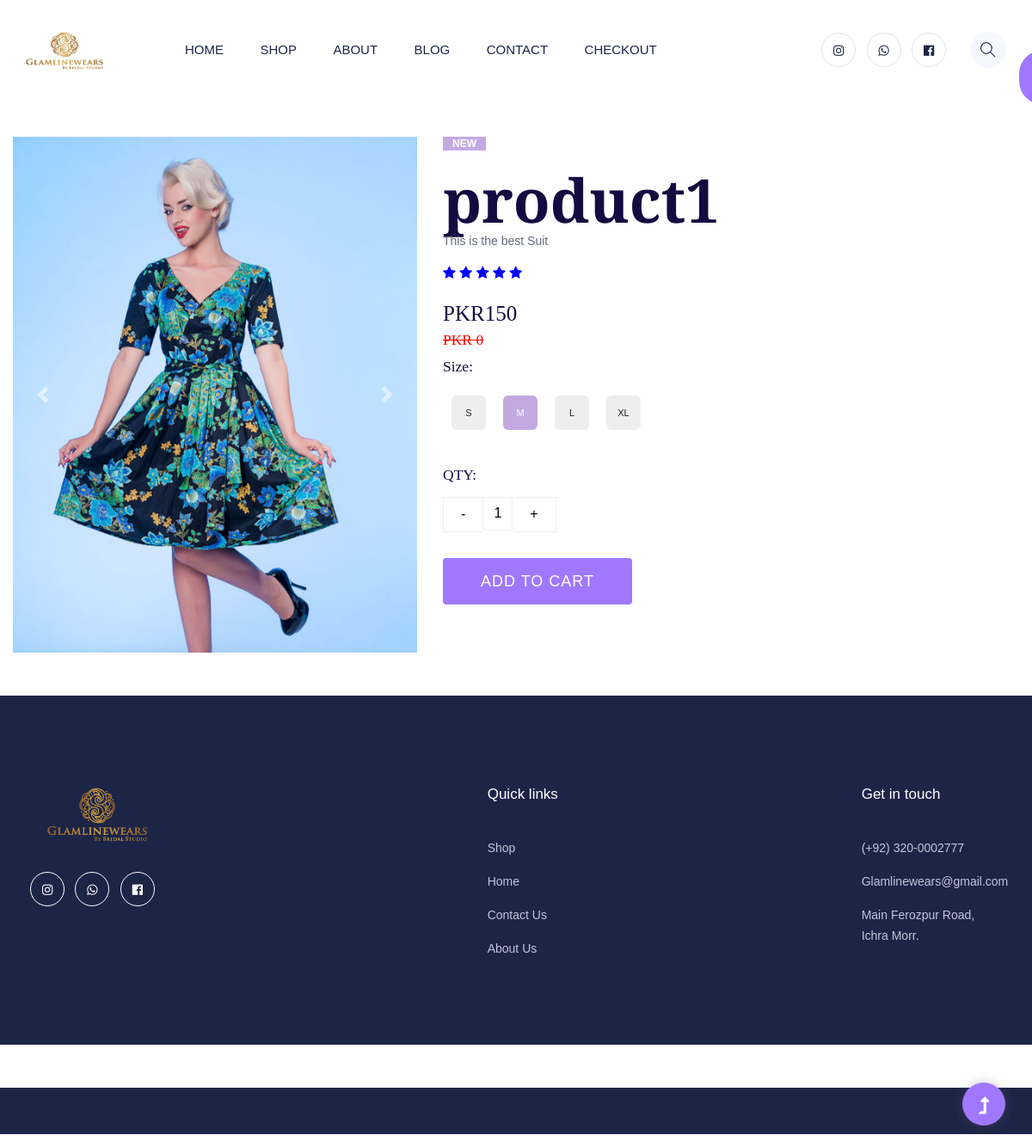
/proddet/1, run on the app's committed database.
### shop/models.py (models this page shows)
class product(models.Model):
    product_id = models.AutoField
    product_name = models.CharField(max_length=300)
    price=models.IntegerField(default=0)
    price1=models.IntegerField(default=0)
    category=models.CharField(max_length=100,default="")
    colour=models.CharField(max_length=100,default="")
    types=models.CharField(max_length=150,default="")
    subcategory=models.CharField(max_length=50,default="")
    description = models.CharField(max_length=20000)
    proddate=models.DateField()
    images=models.ImageField(upload_to="shop/images",default="")
    images1=models.ImageField(upload_to="shop/images",default="")
    images2=models.ImageField(upload_to="shop/images",default="")
    def __str__(self):
        return self.product_name

### shop/views.py (the view)
# urls.py: path("proddet/<int:myid>", views.proddet,name="productdetails"),
def proddet(request, myid):
    prod = product.objects.filter(id=myid)
    print(prod)
    return render(request, 'shop/product_details.html', {'product': prod[0]})

### shop/templates/shop/product_details.html (shortened to what this page needs)
<!doctype html>
<html class="no-js" lang="zxx">
<head>
    {%load static%}
 <link rel="stylesheet" href="https://stackpath.bootstrapcdn.com/bootstrap/4.5.2/css/bootstrap.min.css">
<link rel="stylesheet" href="https://maxcdn.bootstrapcdn.com/bootstrap/4.0.0/css/bootstrap.min.css">
    <link rel="stylesheet" href="{%static 'shop/assets/css/bootstrap.min.css'%}">
    <link rel="stylesheet" href="{%static 'shop/assets/css/owl.carousel.min.css'%}">
    <link rel="stylesheet" href="{%static 'shop/assets/css/flaticon.css'%}">
    <link rel="stylesheet" href="{%static 'shop/assets/css/progressbar_barfiller.css'%}">
    <link rel="stylesheet" href="{%static 'shop/assets/css/gijgo.css'%}">
    <link rel="stylesheet" href="{%static 'shop/assets/css/animate.min.css'%}">
    <link rel="stylesheet" href="{%static 'shop/assets/css/animated-headline.css'%}">
    <link rel="stylesheet" href="{%static 'shop/assets/css/magnific-popup.css'%}">
    <link rel="stylesheet" href="{%static 'shop/assets/css/fontawesome-all.min.css'%}">
    <link rel="stylesheet" href="{%static 'shop/assets/css/themify-icons.css'%}">
    <link rel="stylesheet" href="{%static 'shop/assets/css/slick.css'%}">
    <link rel="stylesheet" href="{%static 'shop/assets/css/nice-select.css'%}">
    <link rel="stylesheet" href="{%static 'shop/assets/css/style.css'%}">
<link rel="stylesheet" href="https://cdnjs.cloudflare.com/ajax/libs/font-awesome/4.7.0/css/font-awesome.min.css">
</head>
<body >
 <header>
        <div class="header-area ">
            <div class="main-header header-sticky">
                <div class="container-fluid">
                    <div class="menu-wrapper d-flex align-items-center justify-content-between">
                        <div class="header-left d-flex align-items-center">
                            <div class="logo">
                               <img src="{%static 'shop/assets/img/logo/logos.png'%}" width="120px" height="45" alt="">
                            </div>
                            <div class="main-menu  d-none d-lg-block">
                                <nav>
                                    <ul id="navigation">
                                        <li><a href="/">Home</a></li>
                                        <li><a href="/prodpage/">shop</a></li>
                                        <li><a href="/about/">About</a></li>
                                        <li><a href="/blog/">Blog</a>
                                        </li>
                                        <li><a href="/contact/">Contact</a></li>
                                    <li><a href="/checkout/">checkout</a></li>
                                    </ul>
                                </nav>
                            </div>
                        </div>
                        <div class="header-right1 d-flex align-items-center">
                            <div class="header-social d-none d-md-block">
                                <a href="https://www.instagram.com/glamlinewears/?igshid=18p2k76gkdc45"><i class="fab fa-instagram"></i></a>
                                <a href="https://wa.me/923200002777"><i class="fab fa-whatsapp"></i></a>
                                <a href="https://www.facebook.com/glamlinewear"><i class="fab fa-facebook-f"></i></a>
                            </div>
                            <div class="search d-none d-md-block">
                                <ul class="d-flex align-items-center">
                                    <li class="mr-15">
                                        <div class="nav-search search-switch">
                                            <i class="ti-search"></i>
                                        </div>
                                    </li>
                                </ul>
                            </div>
                             <a href="/checkout">
                                        <div class="card-stor">
                                        </div></a>
                        </div>
                </div>
            </div>
                </div></div></div>
    </header>
    <div class="container">
<div class="row">
  <div class="col-md-5">
  <div id="carouselExampleControls" class="carousel slide" data-ride="carousel">
  <div class="carousel-inner">
    <div class="carousel-item active">
      <img class="d-block w-100" src="/media/{{product.images}}" alt="First slide">
    </div>
  </div>
  <a class="carousel-control-prev" href="#carouselExampleControls" role="button" data-slide="prev">
    <span class="carousel-control-prev-icon" aria-hidden="true"></span>
  </a>
  <a class="carousel-control-next" href="#carouselExampleControls" role="button" data-slide="next">
    <span class="carousel-control-next-icon" aria-hidden="true"></span>
  </a>
</div>
  </div>
  <div class="col-md-7">
      <p class="Newarrival text-center">NEW</p>
       <div  class="section-tittle mb-60  wow fadeInUp" data-wow-duration="2s" data-wow-delay=".2s" style="margin-bottom:-7px;"><h2 id="namepr{{product.id}}">{{product.product_name}}</h2></div>
  <p>{{product.description}}</p>
  <span class="fa fa-star checked"></span>
<span class="fa fa-star checked"></span>
<span class="fa fa-star checked"></span>
<span class="fa fa-star checked"></span>
<span class="fa fa-star checked"></span>
  <div class="param" id="pricetag"><h1>PKR{{product.price}}</h1>
  </div><h3 style="text-decoration: line-through; color:red; margin-bottom:10px;">PKR {{product.price1}}</h3>
<h3 class="title">Size:</h3>
<div class="size-container">
    <div class="sizes">
        <span class="size">S</span>
        <span class="size active">M</span>
        <span class="size">L</span>
        <span class="size">XL</span>
    </div>
</div>
                                    <br>
<h3>QTY: </h3>
                                    <div class="quantity buttons_added">
    <input type="button" value="-" class="minus"><input id="inp12" type="number" step="1" min="1" max="" name="quantity" value="1" title="Qty" class="input-text qty text" size="4" pattern="" inputmode=""><input type="button" value="+" class="plus">
      </div>
<span id="divpr{{product.id}}" class="divpr">
      <button id="pr{{product.id}}" class="btn cartt">ADD TO CART</button></span>
  </div>
</div></div>
<footer>
    <div class="footer-area footer-padding">
        <div class="container-fluid ">
            <div class="row d-flex justify-content-between">
                <div class="col-xl-3 col-lg-3 col-md-8 col-sm-8">
                 <div class="single-footer-caption mb-50">
                   <div class="single-footer-caption mb-30">
                      <div class="footer-logo mb-35">
                       <a href=""><img src="{%static 'shop/assets/img/logo/logos.png'%}" width="60%" alt=""></a>
                   </div>
                   <div class="footer-social">
                     <a href="https://www.instagram.com/glamlinewears/?igshid=18p2k76gkdc45"><i class="fab fa-instagram"></i></a>
                    <a href="https://wa.me/923200002777"><i class="fab fa-whatsapp"></i></a>
                    <a href="https://www.facebook.com/glamlinewear"><i class="fab fa-facebook-f"></i></a>
                </div>
            </div>
        </div>
    </div>
    <div class="col-xl-2 col-lg-2 col-md-4 col-sm-4">
        <div class="single-footer-caption mb-50">
            <div class="footer-tittle">
                <h4>Quick links</h4>
                <ul>
                    <li><a href="/prodpage/">Shop</a></li>
                    <li><a href="/">Home</a></li>
                    <li><a href="/contact/">Contact Us</a></li>
                    <li><a href="/about/">About Us</a></li>
                </ul>
            </div>
        </div>
    </div>
    <div class="col-xl-2 col-lg-3 col-md-4 col-sm-4">
        <div class="single-footer-caption mb-50">
            <div class="footer-tittle">
                <h4>Get in touch</h4>
                <ul>
                    <li><a href="#">(+92) 320-0002777</a></li>
                    <li><a href="mailto: Glamlinewears@gmail.com">Glamlinewears@gmail.com</a></li>
                    <li><a href="#">Main Ferozpur Road, Ichra Morr.</a></li>
                </ul>
            </div>
        </div>
    </div>
</div>
</div>
</div>
<div class="footer-bottom-area">
    <div class="container">
        <div class="footer-border">
           <div class="row d-flex align-items-center">
               <div class="col-xl-12 ">
                  </div>
              </div>
          </div>
      </div>
  </div>
</footer>
<div id="back-top" >
    <a title="Go to Top" href="#"> <i class="fas fa-level-up-alt"></i></a>
</div>
</body>
</html>

### shop/templates/shop/product_details.html (style rules this page uses)
.carousel .carousel-item { height: 600px; }
.carousel-item img { position: absolute; top: 0; left: 0; min-height: 600px; }
.size-container { padding:10px 0; }
.sizes { padding:8px 0; display:flex; align-items:center; }
.size { width:40px; height:40px; border-radius:6px; background-color:#eee; margin:0 10px; text-align:center; line-height:40px; font-size:1.1rem; font-weight:500; cursor:pointer; transition:.3s; }
.size.active { background-color: #C3A9E2; color:#fff; }
.btn { margin:0; }
html,body { margin:0; padding:0; }
.quantity .input-text.qty { width: 35px; height: 39px; padding: 0 5px; text-align: center; background-color: transparent; border: 1px solid #efefef; }
.Newarrival { background:#C3A9E2; width:50px; color:white; font-size:12px; font-weight:bold; }
.checked { color:blue; }
.param { color:FE980F; font-size:26px; font-weight:bold; padding-top:20px; }
.quantity.buttons_added { padding-top:10px; margin-bottom:30px; position: relative; white-space: nowrap; vertical-align: top; }
.quantity.buttons_added input { display: inline-block; margin: 0; vertical-align: top; box-shadow: none; }
.quantity.buttons_added .minus, .quantity.buttons_added .plus { padding: 7px 20px 8px; height: 41px; background-color: #ffffff; border: 1px solid #efefef; cursor:pointer; }
.quantity.buttons_added .minus { border-right: 0; }
.quantity.buttons_added .plus { border-left: 0; }
.container { margin-top:50px; }

### data on the page
product: images (picture), product_name "product1", description "This is the best Suit", price "150", price1 "0"
